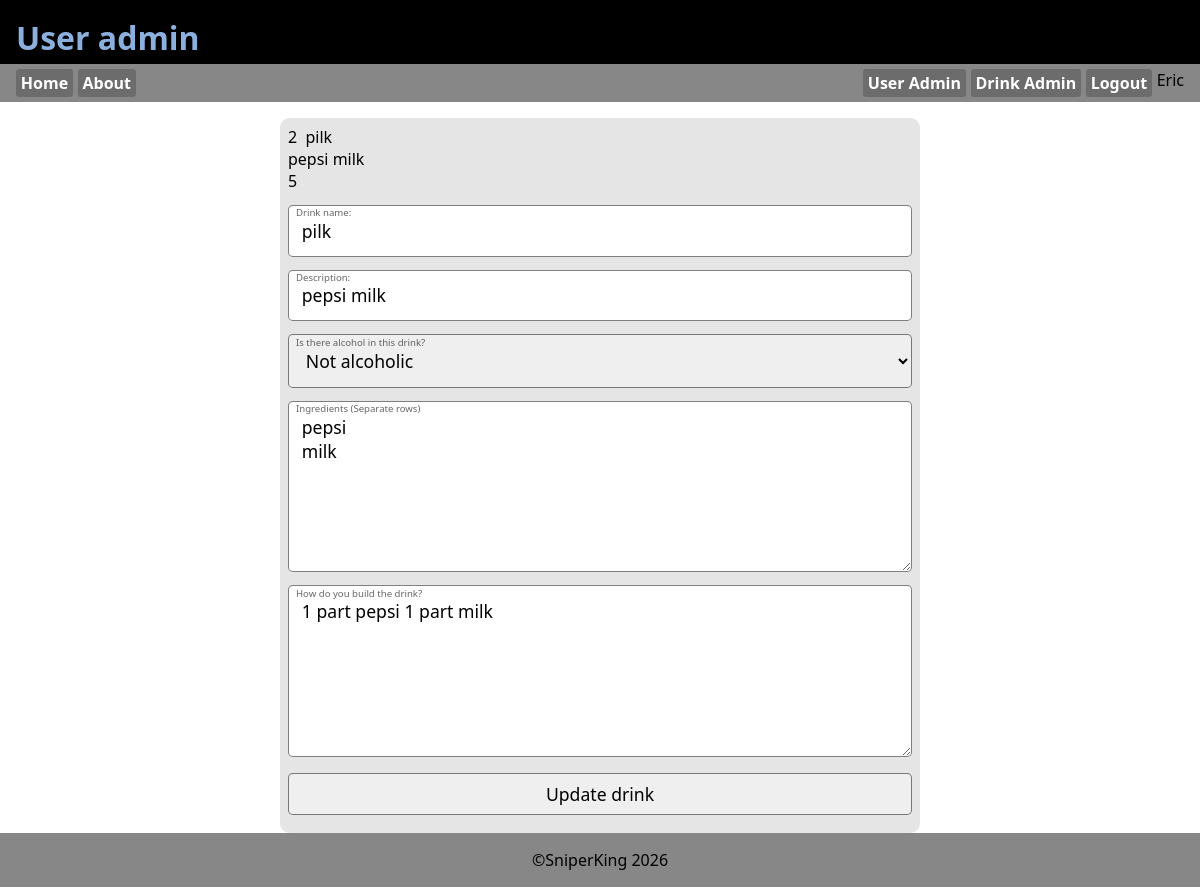
Screenshot of /drinkadmin.php?edit=2 (signed in) with the database file from the repository.
### tables this page shows
CREATE TABLE `tbl_user` (
  `id` int(11) NOT NULL,
  `username` varchar(32) NOT NULL,
  `password` varchar(255) NOT NULL,
  `userlevel` int(11) NOT NULL DEFAULT 10,
  `lastlogin` timestamp NOT NULL DEFAULT current_timestamp(),
  `realname` varchar(80) NOT NULL,
  `mail` varchar(100) NOT NULL,
  `created` timestamp NOT NULL DEFAULT current_timestamp()
);

CREATE TABLE `tbl_drinks` (
  `id` int(11) NOT NULL,
  `drinkname` varchar(255) NOT NULL,
  `description` varchar(255) NOT NULL,
  `ingredients` text NOT NULL,
  `recipe` text NOT NULL,
  `alcoholic` tinyint(4) NOT NULL,
  `rating` int(11) NOT NULL DEFAULT 3 COMMENT 'posibilities'
);

### asset.php (called while the page is built, shortened)
<?php
$db_host="localhost";
$db_user="root";
$db_pass="";
$db_name="drink";
$conn=mysqli_connect($db_host, $db_user, $db_pass, $db_name);
function isLevel($level){
    if(isset($_SESSION['level'])){
        if(intval($_SESSION['level'])>=$level){
            return true;
        }else{
            return false;
        }
    }else{
        return false;
    }
}
function getUsername(){
    global $conn;
    $userid=$_SESSION['id'];
    $sql="SELECT username FROM tbl_user WHERE id=$userid";
    $result=mysqli_query($conn, $sql);
    $row=mysqli_fetch_assoc($result);
    if(mysqli_num_rows($result)>0){
        return $row['username'];
    }else{
        return "Guest";
    }
}
?>

### drinkadmin.php (the view, shortened to what this page needs)
<!DOCTYPE html>
<?php require_once("asset.php"); ?>
<html lang="en">
<head>
    <link rel="stylesheet" href="style.css">
</head>
<body>
    <header>
        <h1>User admin</h1>
    </header>
    <?php require_once("_nav.php"); ?>
    <main>
        <?php  if(isset($_GET['edit'])): ?>
            <?php
                $id=intval($_GET['edit']);
                $sql="SELECT * FROM tbl_drinks WHERE id=$id";
                $result=mysqli_query($conn, $sql);
                $row=mysqli_fetch_assoc($result);
            ?>
        <form action="drinkadmin.php" method="POST">
            <div class="user_data"><?=$id?>&nbsp;&nbsp;<?=$row['drinkname']?><br><?=$row['description']?><br><?=$row['rating']?></div>
            <label for="drinkname">Drink name:</label>
            <input type="text" name="drinkname" id="drinkname" value="<?=$row['drinkname']?>">
            <label for="desc">Description:</label>
            <input type="text" name="desc" id="desc" value="<?=$row['description']?>">
            <label for="alcoholic">Is there alcohol in this drink?</label>
            <select name="alcoholic">
                <option value="0" <?php if($row['alcoholic']==0){echo "selected";} ?> >Not alcoholic</option>
            </select>
            <label for="ingredients">Ingredients (Separate rows)</label>
            <textarea name="ingredients" rows="6"><?=$row['ingredients']?></textarea>
            <label for="recipe">How do you build the drink?</label>
            <textarea name="recipe" rows="6"><?=$row['recipe']?></textarea>
            <input type="submit" name="btn_edit" value="Update drink">
        </form>
            <?php endif; ?>
    </main>
    <?php require_once("_footer.php"); ?>
</body>
</html>

### _nav.php
<nav>
    <a href="index.php">Home</a>
    <a href="about.php">About</a>
    <div class="fill"></div>
    <?php if(isLevel(1000)):?>
        <a href="useradmin.php">User Admin</a>
        <a href="drinkadmin.php">Drink Admin</a>
    <?php endif; ?>
    <?php if(!isLevel(10)){?>
    <a href="register.php">Register</a>
    <button class="loginbttn" popovertarget="login">Login</button>
    <?php }else{ ?>
    <a href="_login.php?logout=1">Logout</a>
    <div class="userinfo">
        <p><?=getUsername()?></p>
    <?php } ?>
</nav>

### style.css (style rules this page uses)
:root { --clr_back_header:#000; --clr_header:#8bb0de; --clr_back_nav:#878787; --clr_back_footer:var(--clr_back_nav); }
*, *:before, *:after { margin: 0; padding: 0; box-sizing: border-box; }
body { height:100dvh; display:flex; flex-direction: column; font-family: system-ui, sans-serif; }
header { background: var(--clr_back_header); color:var(--clr_header); height:4rem; padding: 1rem; }
main { flex-grow: 5; display:flex; flex-direction: column; gap:1rem; padding-top: 1rem; }
:root { --formborder: rgb(0, 0, 0, .5); --formback: rgb(0, 0, 0, .1); --formlabelcolor: rgb(0, 0, 0, .6) }
form { position: relative; display: flex; flex-direction: column; width: 40rem; padding: .5rem; background: var(--formback); border-radius: .6rem; margin-left: auto; margin-right: auto; }
label { position: relative; top: .9rem; left: .5rem; font: .6rem system-ui; color: var(--formlabelcolor); }
input[type="submit"], input[type="button"], button { margin-top: 1rem; margin-bottom: .6rem; padding: .5rem; }

### rows the page displays
tbl_user: username "Eric"
tbl_drinks: drinkname "pilk", description "pepsi milk", rating "5", desc "pepsi milk", alcoholic "Not alcoholic", ingredients "pepsi milk", recipe "1 part pepsi 1 part milk"

### other values shown
$id "2"
